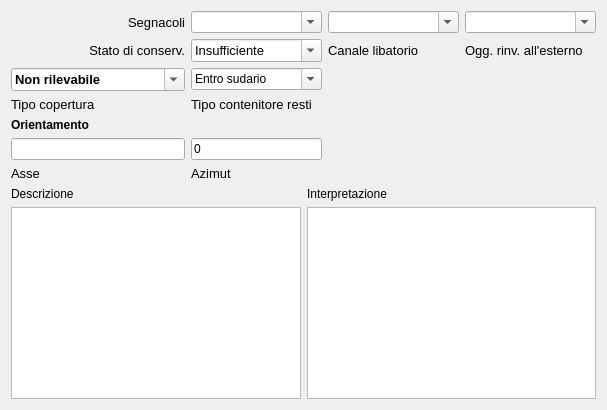
       <widget class="QWidget" name="tab">
        <attribute name="title">
         <string>Dati descrittivi</string>
        </attribute>
        <layout class="QGridLayout" name="gridLayout_14">
         <item row="1" column="0">
          <layout class="QGridLayout" name="gridLayout_9">
           <item row="0" column="0">
            <widget class="QLabel" name="label_3">
             <property name="font">
              <font>
               <pointsize>10</pointsize>
              </font>
             </property>
             <property name="text">
              <string>Segnacoli</string>
             </property>
             <property name="alignment">
              <set>Qt::AlignRight|Qt::AlignTrailing|Qt::AlignVCenter</set>
             </property>
            </widget>
           </item>
           <item row="0" column="1">
            <widget class="QComboBox" name="comboBox_segnacoli">
             <property name="minimumSize">
              <size>
               <width>0</width>
               <height>19</height>
              </size>
             </property>
             <property name="editable">
              <bool>true</bool>
             </property>
             <item>
              <property name="text">
               <string/>
              </property>
             </item>
             <item>
              <property name="text">
               <string>Si</string>
              </property>
             </item>
             <item>
              <property name="text">
               <string>No</string>
              </property>
             </item>
             <item>
              <property name="text">
               <string>Non determinabile</string>
              </property>
             </item>
            </widget>
           </item>
           <item row="0" column="2">
            <widget class="QComboBox" name="comboBox_canale_libatorio">
             <property name="minimumSize">
              <size>
               <width>100</width>
               <height>19</height>
              </size>
             </property>
             <property name="editable">
              <bool>true</bool>
             </property>
             <item>
              <property name="text">
               <string/>
              </property>
             </item>
             <item>
              <property name="text">
               <string>Si</string>
              </property>
             </item>
             <item>
              <property name="text">
               <string>No</string>
              </property>
             </item>
             <item>
              <property name="text">
               <string>Non determinabile</string>
              </property>
             </item>
            </widget>
           </item>
           <item row="0" column="3">
            <widget class="QComboBox" name="comboBox_oggetti_esterno">
             <property name="minimumSize">
              <size>
               <width>0</width>
               <height>19</height>
              </size>
             </property>
             <property name="editable">
              <bool>true</bool>
             </property>
             <item>
              <property name="text">
               <string/>
              </property>
             </item>
             <item>
              <property name="text">
               <string>Si</string>
              </property>
             </item>
             <item>
              <property name="text">
               <string>No</string>
              </property>
             </item>
             <item>
              <property name="text">
               <string>Non determinabile</string>
              </property>
             </item>
            </widget>
           </item>
           <item row="1" column="0">
            <widget class="QLabel" name="label_30">
             <property name="font">
              <font>
               <pointsize>10</pointsize>
              </font>
             </property>
             <property name="text">
              <string>Stato di conserv.</string>
             </property>
             <property name="alignment">
              <set>Qt::AlignRight|Qt::AlignTrailing|Qt::AlignVCenter</set>
             </property>
            </widget>
           </item>
           <item row="1" column="1">
            <widget class="QComboBox" name="comboBox_conservazione_taf">
             <property name="minimumSize">
              <size>
               <width>0</width>
               <height>19</height>
              </size>
             </property>
             <property name="font">
              <font>
               <pointsize>10</pointsize>
              </font>
             </property>
             <property name="editable">
              <bool>true</bool>
             </property>
             <item>
              <property name="text">
               <string>Insufficiente</string>
              </property>
             </item>
             <item>
              <property name="text">
               <string>Scarso</string>
              </property>
             </item>
             <item>
              <property name="text">
               <string>Sufficiente</string>
              </property>
             </item>
             <item>
              <property name="text">
               <string>Discreto</string>
              </property>
             </item>
             <item>
              <property name="text">
               <string>Buono</string>
              </property>
             </item>
             <item>
              <property name="text">
               <string>Ottimo</string>
              </property>
             </item>
            </widget>
           </item>
           <item row="1" column="2">
            <widget class="QLabel" name="label_8">
             <property name="font">
              <font>
               <pointsize>10</pointsize>
              </font>
             </property>
             <property name="text">
              <string>Canale libatorio</string>
             </property>
            </widget>
           </item>
           <item row="1" column="3">
            <widget class="QLabel" name="label_4">
             <property name="font">
              <font>
               <pointsize>10</pointsize>
              </font>
             </property>
             <property name="text">
              <string>Ogg. rinv. all'esterno</string>
             </property>
            </widget>
           </item>
           <item row="2" column="0">
            <widget class="QComboBox" name="comboBox_copertura_tipo">
             <property name="minimumSize">
              <size>
               <width>0</width>
               <height>19</height>
              </size>
             </property>
             <property name="font">
              <font>
               <pointsize>10</pointsize>
               <weight>75</weight>
               <bold>true</bold>
              </font>
             </property>
             <property name="editable">
              <bool>true</bool>
             </property>
             <item>
              <property name="text">
               <string>Non rilevabile</string>
              </property>
             </item>
             <item>
              <property name="text">
               <string>Copertura assente</string>
              </property>
             </item>
             <item>
              <property name="text">
               <string>Tegole alla cappuccina</string>
              </property>
             </item>
             <item>
              <property name="text">
               <string>In cassa</string>
              </property>
             </item>
            </widget>
           </item>
           <item row="2" column="1">
            <widget class="QComboBox" name="comboBox_tipo_contenitore_resti">
             <property name="minimumSize">
              <size>
               <width>0</width>
               <height>19</height>
              </size>
             </property>
             <property name="editable">
              <bool>true</bool>
             </property>
             <item>
              <property name="text">
               <string>Entro sudario</string>
              </property>
             </item>
             <item>
              <property name="text">
               <string>In cassa fittile</string>
              </property>
             </item>
             <item>
              <property name="text">
               <string>In cassa lignea</string>
              </property>
             </item>
             <item>
              <property name="text">
               <string>In urna litica</string>
              </property>
             </item>
             <item>
              <property name="text">
               <string>Nella terra</string>
              </property>
             </item>
            </widget>
           </item>
           <item row="3" column="0">
            <widget class="QLabel" name="label_85">
             <property name="font">
              <font>
               <pointsize>10</pointsize>
              </font>
             </property>
             <property name="text">
              <string>Tipo copertura</string>
             </property>
            </widget>
           </item>
           <item row="3" column="1">
            <widget class="QLabel" name="label_35">
             <property name="font">
              <font>
               <pointsize>10</pointsize>
              </font>
             </property>
             <property name="text">
              <string>Tipo contenitore resti</string>
             </property>
            </widget>
           </item>
           <item row="4" column="0">
            <widget class="QLabel" name="label_15">
             <property name="font">
              <font>
               <weight>75</weight>
               <bold>true</bold>
              </font>
             </property>
             <property name="text">
              <string>Orientamento</string>
             </property>
            </widget>
           </item>
           <item row="5" column="0">
            <widget class="QLineEdit" name="lineEdit_orientamento_asse">
             <property name="minimumSize">
              <size>
               <width>0</width>
               <height>19</height>
              </size>
             </property>
            </widget>
           </item>
           <item row="5" column="1">
            <widget class="QLineEdit" name="lineEdit_orientamento_azimut">
             <property name="minimumSize">
              <size>
               <width>0</width>
               <height>19</height>
              </size>
             </property>
             <property name="text">
              <string>0</string>
             </property>
            </widget>
           </item>
           <item row="6" column="0">
            <widget class="QLabel" name="label_31">
             <property name="font">
              <font>
               <pointsize>10</pointsize>
              </font>
             </property>
             <property name="text">
              <string>Asse</string>
             </property>
            </widget>
           </item>
           <item row="6" column="1">
            <widget class="QLabel" name="label_47">
             <property name="font">
              <font>
               <pointsize>10</pointsize>
              </font>
             </property>
             <property name="text">
              <string>Azimut</string>
             </property>
            </widget>
           </item>
          </layout>
         </item>
         <item row="0" column="0">
          <layout class="QHBoxLayout" name="horizontalLayout_2"/>
         </item>
         <item row="2" column="0">
          <layout class="QGridLayout" name="gridLayout_10">
           <item row="0" column="0">
            <widget class="QLabel" name="label_6">
             <property name="text">
              <string>Descrizione </string>
             </property>
            </widget>
           </item>
           <item row="0" column="1">
            <widget class="QLabel" name="label_7">
             <property name="text">
              <string>Interpretazione </string>
             </property>
            </widget>
           </item>
           <item row="1" column="0">
            <widget class="QTextEdit" name="textEdit_descrizione_taf">
             <property name="minimumSize">
              <size>
               <width>50</width>
               <height>100</height>
              </size>
             </property>
             <property name="font">
              <font>
               <pointsize>10</pointsize>
              </font>
             </property>
             <property name="html">
              <string>&lt;!DOCTYPE HTML PUBLIC &quot;-//W3C//DTD HTML 4.0//EN&quot; &quot;http://www.w3.org/TR/REC-html40/strict.dtd&quot;&gt;
&lt;html&gt;&lt;head&gt;&lt;meta name=&quot;qrichtext&quot; content=&quot;1&quot; /&gt;&lt;style type=&quot;text/css&quot;&gt;
p, li { white-space: pre-wrap; }
&lt;/style&gt;&lt;/head&gt;&lt;body style=&quot; font-family:'MS Shell Dlg 2'; font-size:10pt; font-weight:400; font-style:normal;&quot;&gt;
&lt;p style=&quot; margin-top:0px; margin-bottom:0px; margin-left:0px; margin-right:0px; -qt-block-indent:0; text-indent:0px;&quot;&gt;&lt;span style=&quot; font-family:'Lucida Grande'; font-size:13pt;&quot;&gt;&lt;br /&gt;&lt;/span&gt;&lt;/p&gt;&lt;/body&gt;&lt;/html&gt;</string>
             </property>
            </widget>
           </item>
           <item row="1" column="1">
            <widget class="QTextEdit" name="textEdit_interpretazione_taf">
             <property name="minimumSize">
              <size>
               <width>250</width>
               <height>150</height>
              </size>
             </property>
             <property name="font">
              <font>
               <pointsize>10</pointsize>
              </font>
             </property>
            </widget>
           </item>
          </layout>
         </item>
        </layout>
       </widget>
